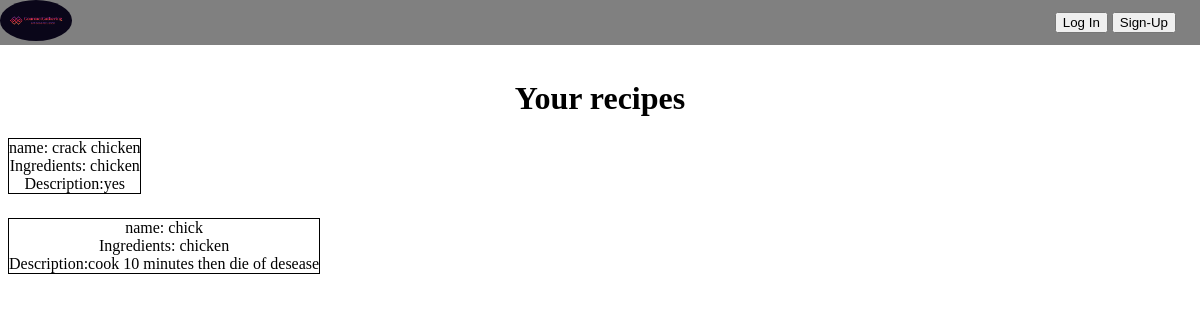
The app's page /viewall/, older data.
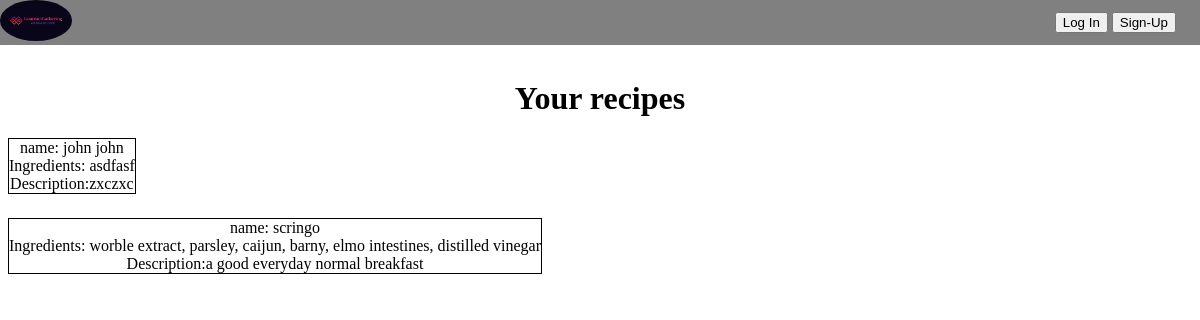
The same page, newer data.
### app/models.py (models this page shows)
class recipe1(models.Model):
    name1 = models.TextField()
    ingr1 = models.TextField()
    Desc1 = models.TextField()

### app/views.py (the view)
# urls.py: path("viewall/",view_all, name="view_all1" )
def view_all(request):
    n = recipe1.objects.all()
    return render(request, "viewall.html", {"n": n})

### app/templates/viewall.html
{% extends "base.html" %} {%load static%} {% block content %}
<h1 class="rec_header top">Your recipes</h1>
{% for n in n %}
<div class="recipes">
  name: {{ n.name1 }}<br />
  Ingredients: {{ n.ingr1 }}<br />
  Description:{{ n.Desc1 }}
</div>
{% endfor %} {% endblock %}

### app/templates/base.html (shortened to what this page needs)
{% load static %}
<!DOCTYPE html>
<html>
  <head>
    <link rel="stylesheet" href="{% static 'style.css' %}" />
  </head>
  <body>
    <main>
      <div class="nav">
        <a href="{% url 'home' %}" class="home_but"
          ><img src="{% static "/images/logo.png" %}" class="home-img"/></a
        >
        <div class="login-container">
          {% if user.is_authenticated %}
          <form action="{% url 'logout' %}" method="post">
            {% csrf_token %}
            <button type="submit">Log Out</button>
          </form>
          {% else %}
          <a href="{% url 'login' %}" class="login"><button>Log In</button></a>
          <a href="{% url 'signup' %}" class="login signup"
            ><button>Sign-Up</button></a
          >
          {% endif %}
        </div>
      </div>
      {% block content %} {% endblock %}
    </main>
  </body>
</html>

### app/static/style.css (style rules this page uses)
main { justify-content: flex; text-align: center; }
.top { margin-top: 10vh; }
.rec_header { text-align: justify; justify-content: center; display: flex; }
.recipes { border: 1px solid black; width: max-content; margin-bottom: 3vh; }
.nav { position: fixed; width: 100vw; left: 0; top: 0; z-index: 1000; background-color: grey; display: flex; justify-content: space-between; align-items: center; }
.login { align-self: flex-end !important; }
.signup { margin-right: 2vw; }
.home-img { width: 6vw; height: auto; }
.home-img { border-radius: 50%; }

Row changes from the older to the newer data that the page shows:
removed recipe1: name1 "crack chicken", ingr1 "chicken", Desc1 "yes"
removed recipe1: name1 "chick", ingr1 "chicken", Desc1 "cook 10 minutes then die of desease"
added recipe1: name1 "john john", ingr1 "asdfasf", Desc1 "zxczxc"
added recipe1: name1 "scringo", ingr1 "worble extract, parsley, caijun, barny, elmo intestines, distilled vinegar", Desc1 "a good everyday normal breakfast"
